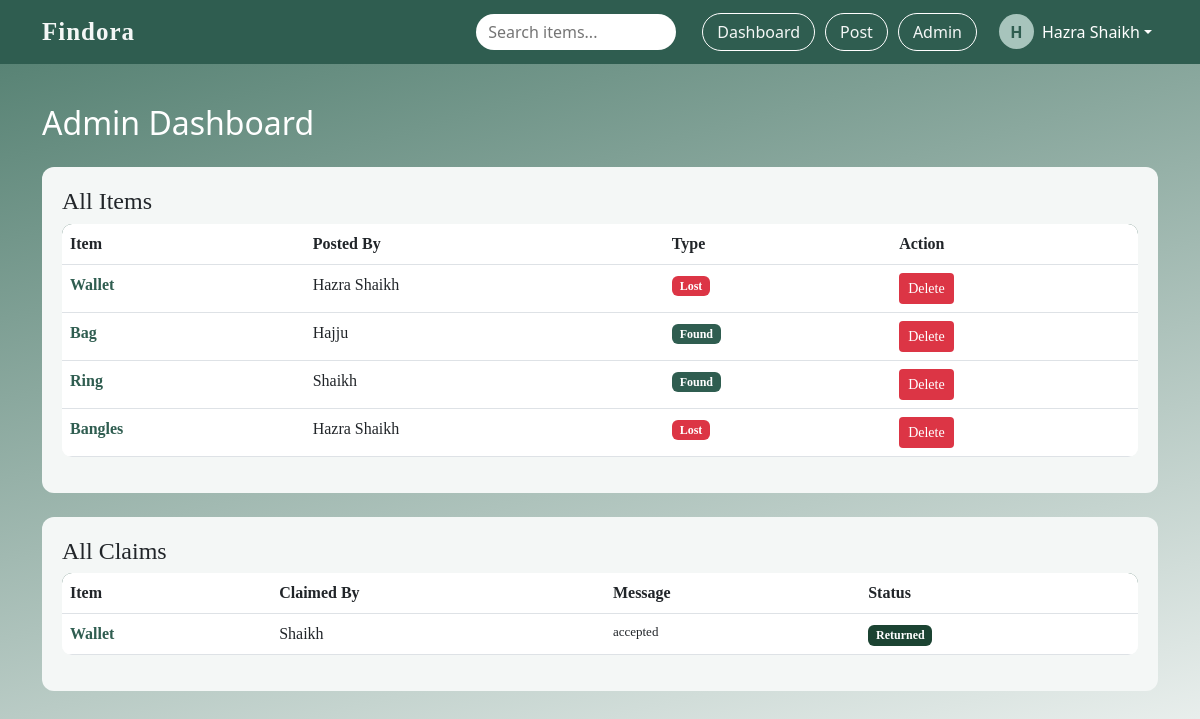
Screenshot of /admin (signed in) with the database file from the repository.
### tables this page shows
CREATE TABLE users (
    id INTEGER PRIMARY KEY AUTOINCREMENT,
    name TEXT,
    email TEXT,
    password TEXT,
    role TEXT DEFAULT 'user'
);

CREATE TABLE items (
    id INTEGER PRIMARY KEY AUTOINCREMENT,
    title TEXT,
    description TEXT,
    category TEXT,
    location TEXT,
    image TEXT,
    type TEXT,
    user_id INTEGER,
    contact TEXT,
    extra_info TEXT,
    place TEXT,
    is_returned INTEGER DEFAULT 0
);

CREATE TABLE claims (
    id INTEGER PRIMARY KEY AUTOINCREMENT,
    item_id INTEGER,
    user_id INTEGER,
    message TEXT,
    status TEXT
);

### app.py (the view)
@app.route('/admin')
def admin():
    if session.get('role') != 'admin':
        return "Access Denied"
    conn = get_db()
    cursor = conn.cursor()
    cursor.execute("""
    SELECT items.*, users.name
    FROM items
    JOIN users ON items.user_id = users.id
    """)
    items = cursor.fetchall()
    cursor.execute("""
    SELECT claims.*, users.name, items.title, items.is_returned
    FROM claims
    JOIN users ON claims.user_id = users.id
    JOIN items ON claims.item_id = items.id
    """)
    claims = cursor.fetchall()
    return render_template('admin.html', items=items, claims=claims)

### app.py (called while the page is built)
def get_db():
    conn = sqlite3.connect('database.db')
    conn.row_factory = sqlite3.Row
    return conn

@app.context_processor
def inject_user():
    user_id = session.get('user_id')
    if user_id:
        conn = get_db()
        cursor = conn.cursor()
        cursor.execute("SELECT name FROM users WHERE id=?", (user_id,))
        user = cursor.fetchone()
        if user:
            return dict(current_user=user[0])
    return dict(current_user=None)

### templates/admin.html
{% extends 'base.html' %}
{% block content %}
<div class="container admin-wrapper">
    <h2 class="admin-title">Admin Dashboard</h2>
    <div class="admin-section">
        <h4 class="section-title">All Items</h4>
        <div class="table-responsive">
            <table class="table admin-table">
                <thead>
                    <tr>
                        <th>Item</th>
                        <th>Posted By</th>
                        <th>Type</th>
                        <th>Action</th>
                    </tr>
                </thead>
                <tbody>
                    {% for item in items %}
                    <tr>
                        <td>
                            <a href="/item/{{ item[0] }}" class="table-link">
                                {{ item[1] }}
                            </a>
                        </td>
                        <td>{{ item[12] }}</td>
                        <td>
                            {% if item[6] == 'lost' %}
                            <span class="badge lost-badge">Lost</span>
                            {% else %}
                            <span class="badge found-badge">Found</span>
                            {% endif %}
                        </td>
                        <td>
                            <a href="/delete_item/{{ item[0] }}" class="btn btn-sm admin-delete-btn"
                                onclick="return confirm('Delete this item?')">
                                Delete
                            </a>
                        </td>
                    </tr>
                    {% endfor %}
                </tbody>
            </table>
        </div>
    </div>
    <div class="admin-section mt-4">
        <h4 class="section-title">All Claims</h4>
        <div class="table-responsive">
            <table class="table admin-table">
                <thead>
                    <tr>
                        <th>Item</th>
                        <th>Claimed By</th>
                        <th>Message</th>
                        <th>Status</th>
                    </tr>
                </thead>
                <tbody>
                    {% for c in claims %}
                    <tr>
                        <td>
                            <a href="/item/{{ c[1] }}" class="table-link">
                                {{ c[6] }}
                            </a>
                        </td>
                        <td>{{ c[5] }}</td>
                        <td class="claim-msg">{{ c[4] }}</td>
                        <td>
                            {% if c[7] %}
                            <span class="badge status-returned">Returned</span>
                            {% elif c[3] == 'accepted' %}
                            <span class="badge status-accepted">Accepted</span>
                            {% elif c[3] == 'rejected' %}
                            <span class="badge status-rejected">Rejected</span>
                            {% else %}
                            <span class="badge status-pending">Pending</span>
                            {% endif %}
                        </td>
                    </tr>
                    {% endfor %}
                </tbody>
            </table>
        </div>
    </div>
</div>
{% endblock %}

### templates/base.html (shortened to what this page needs)
<!DOCTYPE html>
<html>
<head>
    <link rel="stylesheet" href="{{ url_for('static', filename='css/style.css') }}">
    <link href="https://cdn.jsdelivr.net/npm/bootstrap@5.3.0/dist/css/bootstrap.min.css" rel="stylesheet">
</head>
<body>
    <nav class="navbar main-navbar">
        <div class="container navbar-container">
            <a href="/" class="navbar-brand logo-text">
                Findora
            </a>
            <div class="nav-right " id="navMenu">
                {% if session.get('user_id') %}
                <form method="GET" action="/" class="search-form me-3">
                    <input type="text" name="search" class="search-input" placeholder="Search items...">
                </form>
                <a href="/dashboard" class="nav-btn">Dashboard</a>
                <a href="/post" class="nav-btn">Post</a>
                {% if session.get('role') == 'admin' %}
                <a href="/admin" class="nav-btn">Admin</a>
                {% endif %}
                <div class="profile-section dropdown ms-3">
                    <button class="profile-btn dropdown-toggle" data-bs-toggle="dropdown">
                        <div class="profile-circle">
                            {{ current_user[0]|upper if current_user else 'U' }}
                        </div>
                        <span class="profile-name">
                            {{ current_user if current_user else 'User' }}
                        </span>
                    </button>
                </div>
                {% else %}
                <a href="/login" class="nav-btn">Login</a>
                <a href="/signup" class="nav-btn">Signup</a>
                {% endif %}
            </div>
        </div>
    </nav>
    {% block content %}{% endblock %}
</body>
</html>

### static/css/style.css (style rules this page uses)
body { min-height: 100vh; margin: 0; padding: 0; background: linear-gradient(165deg, #4f7c6d,#f4f7f6); background-attachment: fixed; }
html { height: 100%; }
.main-navbar { background: #2f5d50 !important; padding: 12px 0; position: sticky; top: 0; z-index: 1000; }
.navbar-container a { display: flex; justify-content: space-between; align-items: center; color:#f4f7f6; }
.logo-text { color: #a7c4bc; font-weight: 700; font-size: 25px !important; font-family:Cambria, Cochin, Georgia, Times, 'Times New Roman', serif; text-decoration: none; letter-spacing: 1px; transition: 0.3s; }
.nav-right { display: flex; align-items: center; }
.search-input { padding: 6px 12px; border-radius: 20px; border: none; outline: none; width: 200px; }
.nav-btn { margin-left: 10px; padding: 6px 14px; border-radius: 20px; text-decoration: none; color: #ffffff; background: transparent; border: 1px solid #ffffff; transition: 0.3s; }
.profile-btn { display: flex; align-items: center; border: none; background: transparent; color: white; }
.profile-circle { width: 35px; height: 35px; background: #a7c4bc; color: #2f5d50; border-radius: 50%; display: flex; align-items: center; justify-content: center; font-weight: bold; }
.profile-name { margin-left: 8px; font-weight: 500; }
.admin-wrapper { margin-top: 40px; }
.admin-title { color: white; margin-bottom: 25px; }
.admin-section { background: #f4f7f6; padding: 20px; border-radius: 12px; font-family:Cambria, Cochin, Georgia, Times, 'Times New Roman', serif }
.admin-table { background: white; border-radius: 10px; overflow: hidden; }
.admin-table thead { background: #2f5d50; color: white; }
.table-link { text-decoration: none; color: #2f5d50; font-weight: 550; }
.admin-delete-btn { background: #dc3545 !important; color: white !important; border-radius: 6px; }
.lost-badge { background: #dc3545; color: white; }
.found-badge { background: #2f5d50; color: white; }
.status-returned { background: #1b4332; color: white; }
.claim-msg { max-width: 250px; font-size: 13px; color: #555; }

### rows the page displays
users: name "H", name "Hazra Shaikh"
items: title "Wallet", name "Hazra Shaikh", type "Lost"
items: title "Bag", name "Hajju", type "Found"
items: title "Ring", name "Shaikh", type "Found"
items: title "Bangles", name "Hazra Shaikh", type "Lost"
claims: title "Wallet", name "Shaikh", status "accepted"
